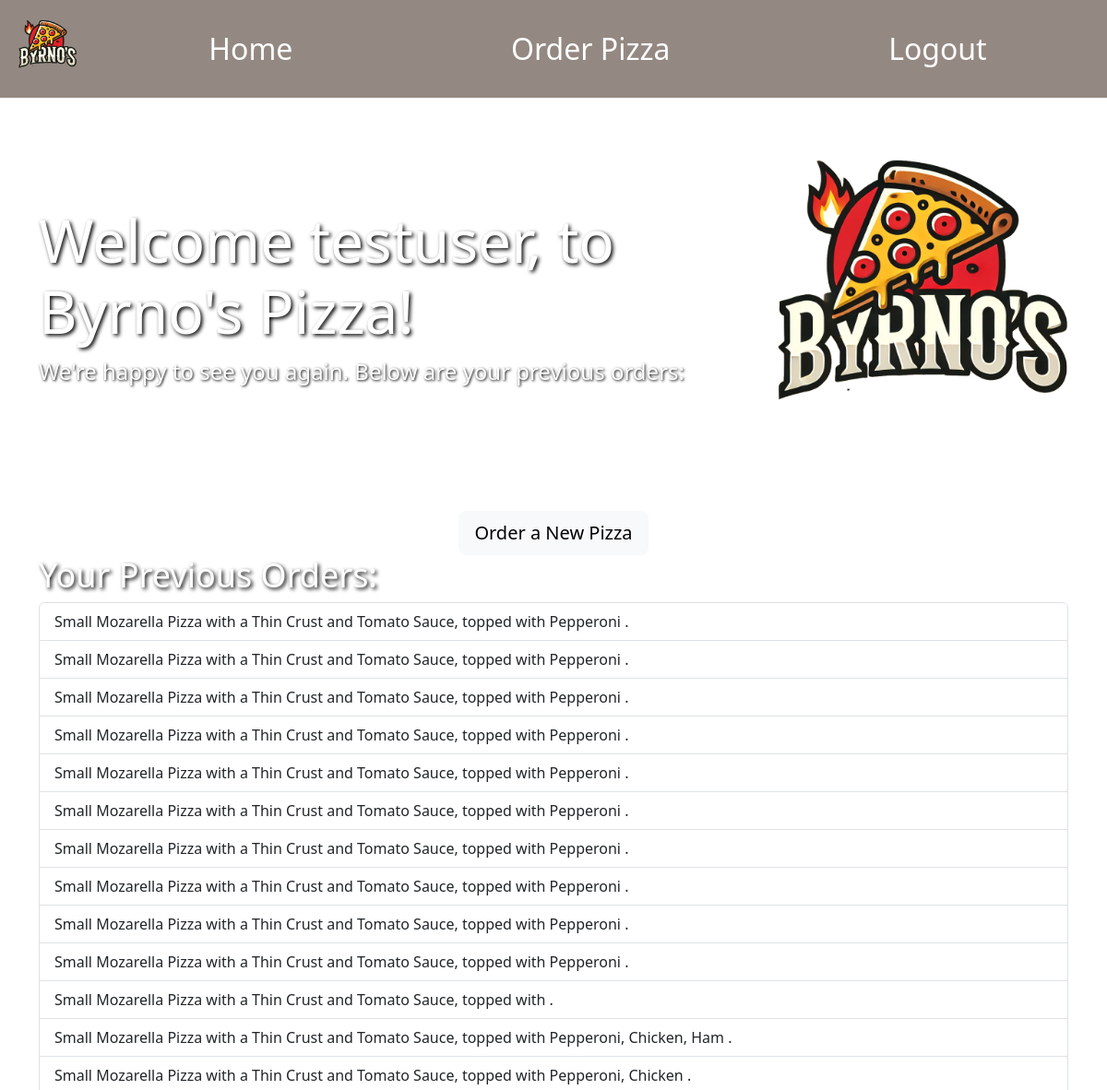
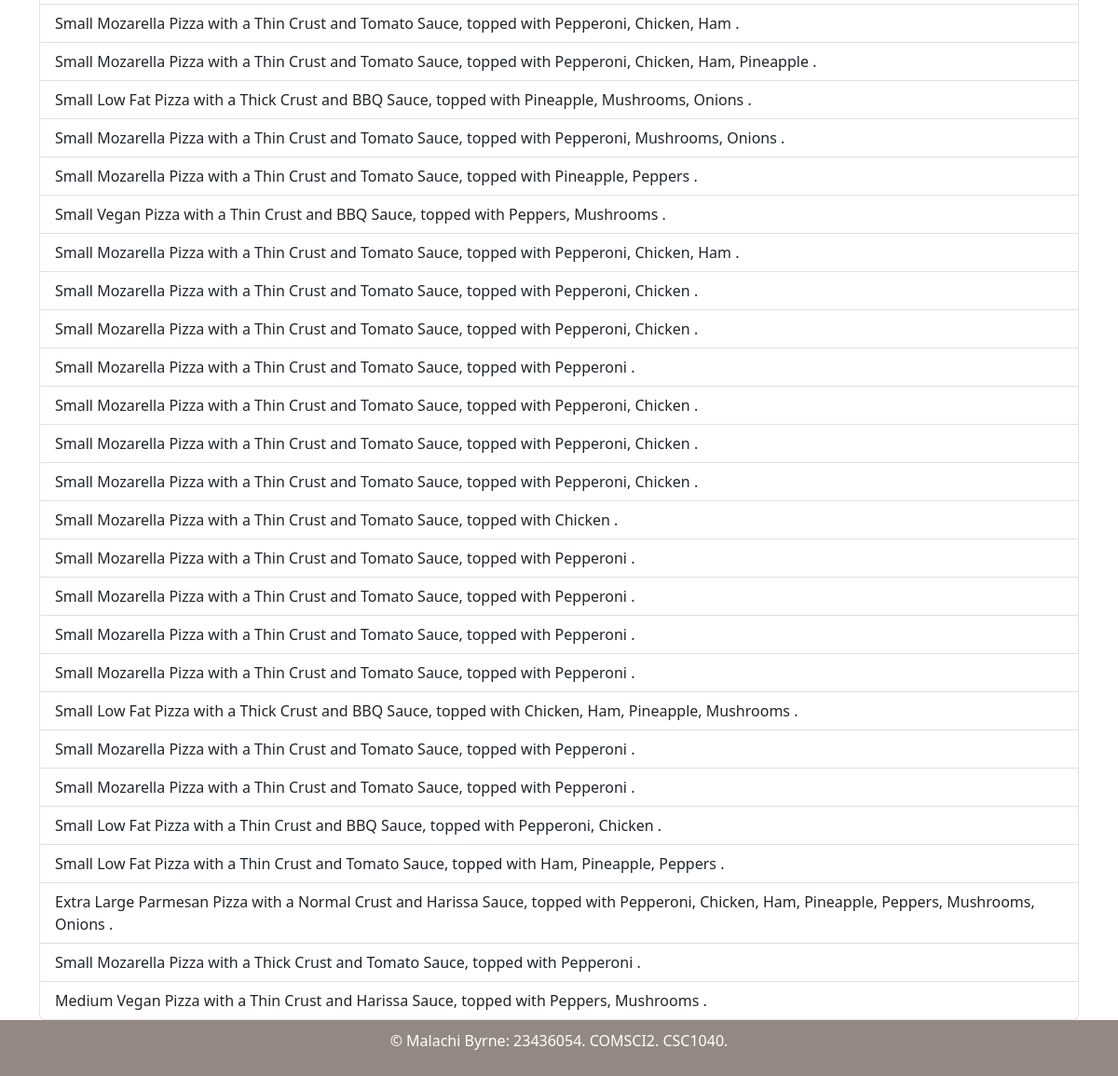
The app's page /home/ (signed in) with its own data (2 pictures, top to bottom).
### byrno_pizza/models.py (models this page shows)
class Order(models.Model):
    user = models.ForeignKey('auth.User', on_delete=models.CASCADE)
    pizza = models.ForeignKey(Pizza, on_delete=models.CASCADE)
    name = models.CharField(max_length=100)
    address = models.TextField()
    card_number = models.CharField(max_length=16)
    card_expiration_date = models.CharField(max_length=5)
    card_cvv = models.CharField(max_length=3)
    order_date = models.DateTimeField(auto_now_add=True)

class Pizza(models.Model):
    PIZZA_SIZES = [
        ("s", "Small"),
        ("m", "Medium"),
        ("l", "Large"),
        ("xl", "Extra Large")
    ]
    CRUST_TYPE = [
        ("thin", "Thin"),
        ("thick", "Thick"),
        ("normal", "Normal"),
        ("gluten_free", "Gluten Free")
    ]
    SAUCE_TYPE = [
        ("tomato", "Tomato"),
        ("bbq", "BBQ"),
        ("harissa", "Harissa")
    ]
    CHEESE_TYPE = [
        ("mozarella", "Mozarella"),
        ("vegan", "Vegan"),
        ("low_fat", "Low Fat"),
        ("parmesan", "Parmesan")
    ]
    size = models.CharField(max_length=2, choices=PIZZA_SIZES)
    crust = models.CharField(max_length=15, choices=CRUST_TYPE)
    sauce = models.CharField(max_length=15, choices=SAUCE_TYPE)
    cheese = models.CharField(max_length=15, choices=CHEESE_TYPE)
    pepperoni = models.BooleanField(default=False)
    chicken = models.BooleanField(default=False)
    ham = models.BooleanField(default=False)
    pineapple = models.BooleanField(default=False)
    peppers = models.BooleanField(default=False)
    mushrooms = models.BooleanField(default=False)
    onions = models.BooleanField(default=False)

### byrno_pizza/views.py (the view)
# urls.py: 2. Add a URL to urlpatterns:  path('', views.home, name='home')
@login_required
def home(request):
    if request.user.is_authenticated:
        orders = Order.objects.filter(user=request.user) # Gets our orders if the user is logged in.
    else:
        orders = []
    return render(request, 'home.html', {'orders': orders})

### byrno_pizza/templates/home.html (shortened to what this page needs)
{% extends 'base.html' %}
{% load static %}
{% block content %}
    <div class="row align-items-center">
        <div class="col-md-8">
            <h2 class="display-3 font-weight-bold" style="text-shadow: 2px 2px 4px #000000; font-size: 4rem;">Welcome {{ user.username }}, to Byrno's Pizza!</h2>
            <p class="lead font-weight-bold" style="font-size: 1.5rem; text-shadow: 1px 1px 3px #000000;">We're happy to see you again. Below are your previous orders:</p>
        </div>
        <div class="col-md-4 text-center">
            <img src="{% static 'images/logo.png' %}" alt="Logo" class="img-fluid" style="max-width: 400px;">
        </div>
    </div>
    <div class="mt-4 text-center">
        <a href="{% url 'create_pizza' %}" class="btn btn-light btn-lg">Order a New Pizza</a>
    </div>
    <h3 class="font-weight-bold" style="font-size: 2.25rem; text-shadow: 2px 2px 4px #000000;">Your Previous Orders:</h3>
    <ul class="list-group">
        {% for order in orders %}
            <li class="list-group-item">
                {{ order.pizza.get_size_display }} {{ order.pizza.get_cheese_display }} Pizza with a {{ order.pizza.get_crust_display }} Crust and {{ order.pizza.get_sauce_display }} Sauce, topped with
                {% if order.pizza.pepperoni %}
                    Pepperoni{% if order.pizza.chicken or order.pizza.ham or order.pizza.pineapple or order.pizza.peppers or order.pizza.mushrooms or order.pizza.onions %}, {% endif %}
                {% endif %}
                {% if order.pizza.chicken %}
                    Chicken{% if order.pizza.ham or order.pizza.pineapple or order.pizza.peppers or order.pizza.mushrooms or order.pizza.onions %}, {% endif %}
                {% endif %}
                {% if order.pizza.ham %}
                    Ham{% if order.pizza.pineapple or order.pizza.peppers or order.pizza.mushrooms or order.pizza.onions %}, {% endif %}
                {% endif %}
                {% if order.pizza.pineapple %}
                    Pineapple{% if order.pizza.peppers or order.pizza.mushrooms or order.pizza.onions %}, {% endif %}
                {% endif %}
                {% if order.pizza.peppers %}
                    Peppers{% if order.pizza.mushrooms or order.pizza.onions %}, {% endif %}
                {% endif %}
                {% if order.pizza.mushrooms %}
                    Mushrooms{% if order.pizza.onions %}, {% endif %}
                {% endif %}
                {% if order.pizza.onions %}
                    Onions
                {% endif %}.
            </li>
        {% empty %}
            <p>No previous orders found.</p>
        {% endfor %}
    </ul>
{% endblock %}

### byrno_pizza/templates/base.html (shortened to what this page needs)
{% load static %}
<!DOCTYPE html>
<html lang="en">
<head>
    <link href="https://cdn.jsdelivr.net/npm/bootstrap@5.3.2/dist/css/bootstrap.min.css" rel="stylesheet">
</head>
<body>
    {% load static %}
    <nav class="navbar navbar-expand-lg navbar-custom">
        <div class="container-fluid d-flex justify-content-between w-100">
            <div class="navbar-brand">
                <img src="{% static 'images/logo.png' %}" alt="Logo">
            </div>
            <div class="collapse navbar-collapse justify-content-center" id="navbarNav">
                <ul class="navbar-nav w-100 d-flex justify-content-around">
                    <li class="nav-item">
                        <a class="nav-link" href="{% url 'home' %}">Home</a>
                    </li>
                    <li class="nav-item">
                        <a class="nav-link" href="{% url 'create_pizza' %}">Order Pizza</a>
                    </li>
                    <li class="nav-item">
                        <a class="nav-link" href="{% url 'login' %}">Logout</a>
                    </li>
                </ul>
            </div>
        </div>
    </nav>
    <div class="container mt-4">
        {% block content %}{% endblock %}
    </div>
    <footer class="footer">
        <p>&copy; Malachi Byrne: 23436054. COMSCI2. CSC1040.</p>
    </footer>
</body>
</html>

### records on screen
Order: pizza.size "Small", pizza.cheese "Mozarella", pizza.crust "Thin", pizza.sauce "Tomato", shows "Pepperoni"
Order: pizza.size "Small", pizza.cheese "Mozarella", pizza.crust "Thin", pizza.sauce "Tomato", shows "Pepperoni"
Order: pizza.size "Small", pizza.cheese "Mozarella", pizza.crust "Thin", pizza.sauce "Tomato", shows "Pepperoni"
Order: pizza.size "Small", pizza.cheese "Mozarella", pizza.crust "Thin", pizza.sauce "Tomato", shows "Pepperoni"
Order: pizza.size "Small", pizza.cheese "Mozarella", pizza.crust "Thin", pizza.sauce "Tomato", shows "Pepperoni"
Order: pizza.size "Small", pizza.cheese "Mozarella", pizza.crust "Thin", pizza.sauce "Tomato", shows "Pepperoni"
Order: pizza.size "Small", pizza.cheese "Mozarella", pizza.crust "Thin", pizza.sauce "Tomato", shows "Pepperoni"
Order: pizza.size "Small", pizza.cheese "Mozarella", pizza.crust "Thin", pizza.sauce "Tomato", shows "Pepperoni"
Order: pizza.size "Small", pizza.cheese "Mozarella", pizza.crust "Thin", pizza.sauce "Tomato", shows "Pepperoni"
Order: pizza.size "Small", pizza.cheese "Mozarella", pizza.crust "Thin", pizza.sauce "Tomato", shows "Pepperoni"
Order: pizza.size "Small", pizza.cheese "Mozarella", pizza.crust "Thin", pizza.sauce "Tomato"
Order: pizza.size "Small", pizza.cheese "Mozarella", pizza.crust "Thin", pizza.sauce "Tomato", shows "Pepperoni", shows "Chicken", shows "Ham"
Order: pizza.size "Small", pizza.cheese "Mozarella", pizza.crust "Thin", pizza.sauce "Tomato", shows "Pepperoni", shows "Chicken"
Order: pizza.size "Small", pizza.cheese "Mozarella", pizza.crust "Thin", pizza.sauce "Tomato", shows "Pepperoni", shows "Chicken", shows "Ham"
Order: pizza.size "Small", pizza.cheese "Mozarella", pizza.crust "Thin", pizza.sauce "Tomato", shows "Pepperoni", shows "Chicken", shows "Ham", shows "Pineapple"
Order: pizza.size "Small", pizza.cheese "Low Fat", pizza.crust "Thick", pizza.sauce "BBQ", shows "Pineapple", shows "Mushrooms", shows "Onions"
Order: pizza.size "Small", pizza.cheese "Mozarella", pizza.crust "Thin", pizza.sauce "Tomato", shows "Pepperoni", shows "Mushrooms", shows "Onions"
Order: pizza.size "Small", pizza.cheese "Mozarella", pizza.crust "Thin", pizza.sauce "Tomato", shows "Pineapple", shows "Peppers"
Order: pizza.size "Small", pizza.cheese "Vegan", pizza.crust "Thin", pizza.sauce "BBQ", shows "Peppers", shows "Mushrooms"
Order: pizza.size "Small", pizza.cheese "Mozarella", pizza.crust "Thin", pizza.sauce "Tomato", shows "Pepperoni", shows "Chicken", shows "Ham"
Order: pizza.size "Small", pizza.cheese "Mozarella", pizza.crust "Thin", pizza.sauce "Tomato", shows "Pepperoni", shows "Chicken"
Order: pizza.size "Small", pizza.cheese "Mozarella", pizza.crust "Thin", pizza.sauce "Tomato", shows "Pepperoni", shows "Chicken"
Order: pizza.size "Small", pizza.cheese "Mozarella", pizza.crust "Thin", pizza.sauce "Tomato", shows "Pepperoni"
Order: pizza.size "Small", pizza.cheese "Mozarella", pizza.crust "Thin", pizza.sauce "Tomato", shows "Pepperoni", shows "Chicken"
Order: pizza.size "Small", pizza.cheese "Mozarella", pizza.crust "Thin", pizza.sauce "Tomato", shows "Pepperoni", shows "Chicken"
Order: pizza.size "Small", pizza.cheese "Mozarella", pizza.crust "Thin", pizza.sauce "Tomato", shows "Pepperoni", shows "Chicken"
Order: pizza.size "Small", pizza.cheese "Mozarella", pizza.crust "Thin", pizza.sauce "Tomato", shows "Chicken"
Order: pizza.size "Small", pizza.cheese "Mozarella", pizza.crust "Thin", pizza.sauce "Tomato", shows "Pepperoni"
Order: pizza.size "Small", pizza.cheese "Mozarella", pizza.crust "Thin", pizza.sauce "Tomato", shows "Pepperoni"
Order: pizza.size "Small", pizza.cheese "Mozarella", pizza.crust "Thin", pizza.sauce "Tomato", shows "Pepperoni"
Order: pizza.size "Small", pizza.cheese "Mozarella", pizza.crust "Thin", pizza.sauce "Tomato", shows "Pepperoni"
Order: pizza.size "Small", pizza.cheese "Low Fat", pizza.crust "Thick", pizza.sauce "BBQ", shows "Chicken", shows "Ham", shows "Pineapple", shows "Mushrooms"
Order: pizza.size "Small", pizza.cheese "Mozarella", pizza.crust "Thin", pizza.sauce "Tomato", shows "Pepperoni"
Order: pizza.size "Small", pizza.cheese "Mozarella", pizza.crust "Thin", pizza.sauce "Tomato", shows "Pepperoni"
Order: pizza.size "Small", pizza.cheese "Low Fat", pizza.crust "Thin", pizza.sauce "BBQ", shows "Pepperoni", shows "Chicken"
Order: pizza.size "Small", pizza.cheese "Low Fat", pizza.crust "Thin", pizza.sauce "Tomato", shows "Ham", shows "Pineapple", shows "Peppers"
Order: pizza.size "Extra Large", pizza.cheese "Parmesan", pizza.crust "Normal", pizza.sauce "Harissa", shows "Pepperoni", shows "Chicken", shows "Ham", shows "Pineapple", shows "Peppers", shows "Mushrooms", shows "Onions"
Order: pizza.size "Small", pizza.cheese "Mozarella", pizza.crust "Thick", pizza.sauce "Tomato", shows "Pepperoni"
Order: pizza.size "Medium", pizza.cheese "Vegan", pizza.crust "Thin", pizza.sauce "Harissa", shows "Peppers", shows "Mushrooms"

### other values on screen
{{ user.username }} "testuser"
